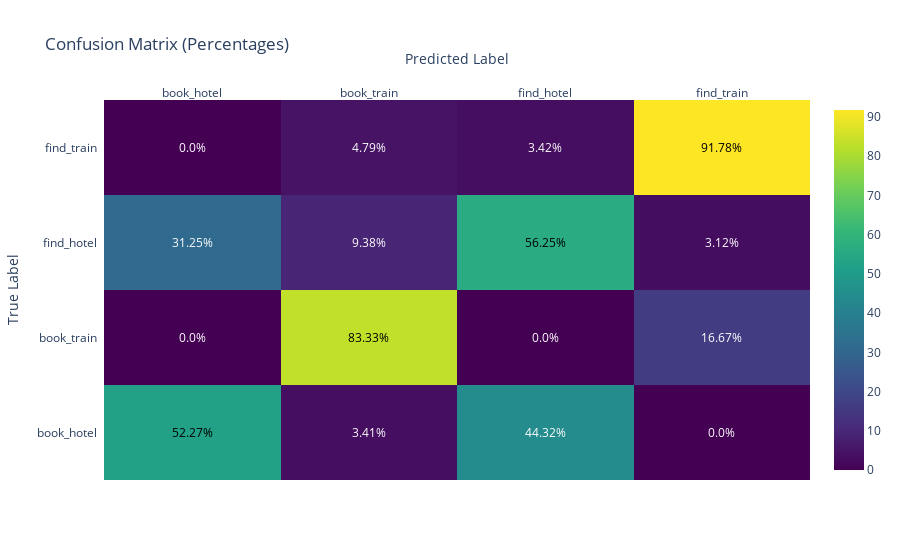

Notebook code for this chart:
### Code cell
from sklearn.metrics import confusion_matrix
import plotly.figure_factory as ff
import numpy as np


conf_matrix = confusion_matrix(intents_test, y_test_pred)

# Normalize the confusion matrix to show percentages
conf_matrix_normalized = conf_matrix.astype('float') / conf_matrix.sum(axis=1)[:, np.newaxis]
conf_matrix_percentage = conf_matrix_normalized * 100  # Convert fractions to percentages


labels = sorted(set(intents_test))


annotations = np.around(conf_matrix_percentage, decimals=2).astype(str)
annotations = np.char.add(annotations, '%')


fig = ff.create_annotated_heatmap(
    z=conf_matrix_percentage, 
    x=labels, 
    y=labels, 
    colorscale='Viridis',
    annotation_text=annotations,
    showscale=True
)


fig.update_layout(
    title='Confusion Matrix (Percentages)',
    xaxis=dict(title='Predicted Label'),
    yaxis=dict(title='True Label')
)


fig.show()

### Figure 1 — Plotly figure (JSON) as saved in the notebook; plotly's stock layout.template omitted (floating-point values rounded to 4 significant figures)
{"data": [{"colorscale": [[0, "#440154"], [0.1111, "#482878"], [0.2222, "#3e4989"], [0.3333, "#31688e"], [0.4444, "#26828e"], [0.5556, "#1f9e89"], [0.6667, "#35b779"], [0.7778, "#6ece58"], [0.8889, "#b5de2b"], [1, "#fde725"]], "reversescale": false, "showscale": true, "type": "heatmap", "x": ["book_hotel", "book_train", "find_hotel", "find_train"], "y": ["book_hotel", "book_train", "find_hotel", "find_train"], "z": [[52.27, 3.409, 44.32, 0], [0, 83.33, 0, 16.67], [31.25, 9.375, 56.25, 3.125], [0, 4.795, 3.425, 91.78]]}], "layout": {"annotations": [{"font": {"color": "#000000"}, "showarrow": false, "text": "52.27%", "x": "book_hotel", "xref": "x", "y": "book_hotel", "yref": "y"}, {"font": {"color": "#FFFFFF"}, "showarrow": false, "text": "3.41%", "x": "book_train", "xref": "x", "y": "book_hotel", "yref": "y"}, {"font": {"color": "#FFFFFF"}, "showarrow": false, "text": "44.32%", "x": "find_hotel", "xref": "x", "y": "book_hotel", "yref": "y"}, {"font": {"color": "#FFFFFF"}, "showarrow": false, "text": "0.0%", "x": "find_train", "xref": "x", "y": "book_hotel", "yref": "y"}, {"font": {"color": "#FFFFFF"}, "showarrow": false, "text": "0.0%", "x": "book_hotel", "xref": "x", "y": "book_train", "yref": "y"}, {"font": {"color": "#000000"}, "showarrow": false, "text": "83.33%", "x": "book_train", "xref": "x", "y": "book_train", "yref": "y"}, {"font": {"color": "#FFFFFF"}, "showarrow": false, "text": "0.0%", "x": "find_hotel", "xref": "x", "y": "book_train", "yref": "y"}, {"font": {"color": "#FFFFFF"}, "showarrow": false, "text": "16.67%", "x": "find_train", "xref": "x", "y": "book_train", "yref": "y"}, {"font": {"color": "#FFFFFF"}, "showarrow": false, "text": "31.25%", "x": "book_hotel", "xref": "x", "y": "find_hotel", "yref": "y"}, {"font": {"color": "#FFFFFF"}, "showarrow": false, "text": "9.38%", "x": "book_train", "xref": "x", "y": "find_hotel", "yref": "y"}, {"font": {"color": "#000000"}, "showarrow": false, "text": "56.25%", "x": "find_hotel", "xref": "x", "y": "find_hotel", "yref": "y"}, {"font": {"color": "#FFFFFF"}, "showarrow": false, "text": "3.12%", "x": "find_train", "xref": "x", "y": "find_hotel", "yref": "y"}, {"font": {"color": "#FFFFFF"}, "showarrow": false, "text": "0.0%", "x": "book_hotel", "xref": "x", "y": "find_train", "yref": "y"}, {"font": {"color": "#FFFFFF"}, "showarrow": false, "text": "4.79%", "x": "book_train", "xref": "x", "y": "find_train", "yref": "y"}, {"font": {"color": "#FFFFFF"}, "showarrow": false, "text": "3.42%", "x": "find_hotel", "xref": "x", "y": "find_train", "yref": "y"}, {"font": {"color": "#000000"}, "showarrow": false, "text": "91.78%", "x": "find_train", "xref": "x", "y": "find_train", "yref": "y"}], "title": {"text": "Confusion Matrix (Percentages)"}, "xaxis": {"dtick": 1, "gridcolor": "rgb(0, 0, 0)", "side": "top", "ticks": "", "title": {"text": "Predicted Label"}}, "yaxis": {"dtick": 1, "ticks": "", "ticksuffix": "  ", "title": {"text": "True Label"}}}}
